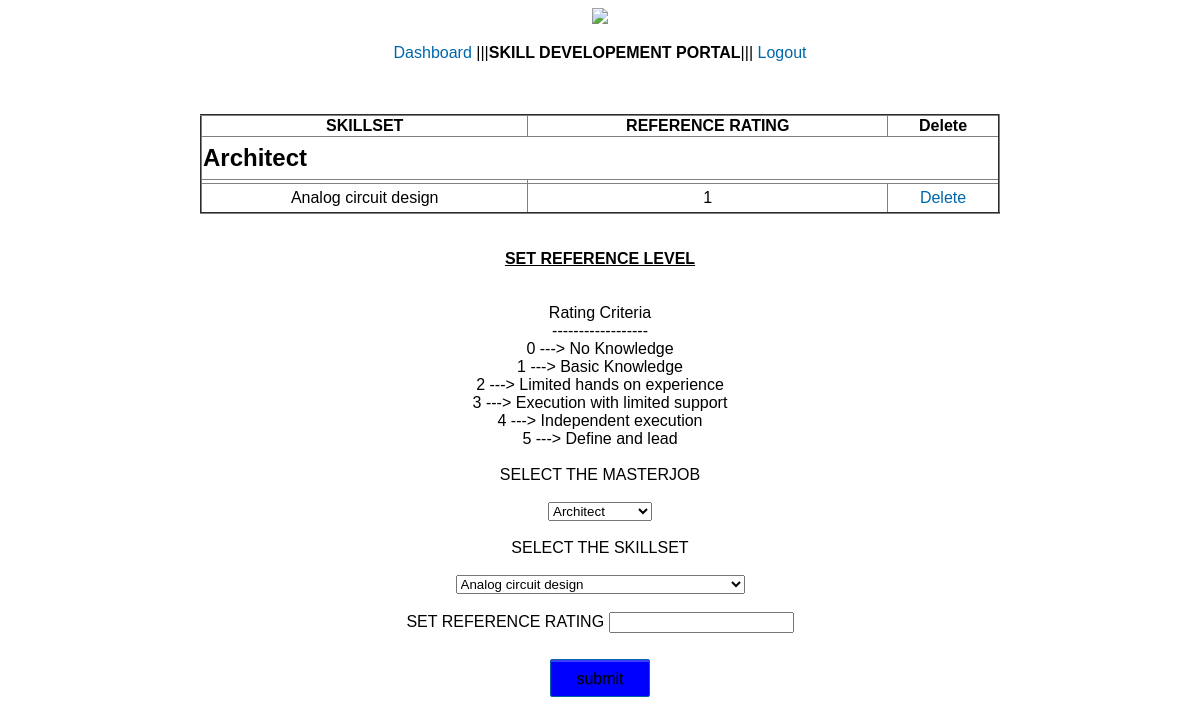
Screenshot of /setrefskill.php (signed in) with the database file from the repository.
### tables this page shows
CREATE TABLE `skillref` (
  `masterjob` varchar(50) NOT NULL,
  `skillset` varchar(100) NOT NULL,
  `rating` int(4) NOT NULL
);

### setrefskill.php (the view, shortened to what this page needs)
<?php
		$con = mysqli_connect("localhost","root","","portal");
		$status = "";
?>
<!DOCTYPE html>
<html>
<head>
<link rel="stylesheet" href="style.css" />
</head>
<body>
    <center><img src="/portal/images/contilogo.png"><p><a href="dashboard.php">Dashboard</a>
  |||<b>SKILL DEVELOPEMENT PORTAL</b>||| <a href="logout.php">Logout</a></p></center>
<br><br>
<center>
	<table width="800px" height="100px" border="2" style="border-collapse:collapse;">
<thead>
<tr>
<th><strong>SKILLSET</strong></th>
<th><strong>REFERENCE RATING</strong></th>
<th><strong>Delete</strong></th>
</tr>
</thead>
<tbody>
<?php
				$count=1;
				$sel_query="Select * from skillref ORDER BY masterjob;";
				$result = mysqli_query($con,$sel_query);
				$uni=array();
				while($row = mysqli_fetch_assoc($result)) {
				$uni[]=$row["masterjob"];}
				$mod=array_unique($uni);
		$sel_query2="Select * from skillref ORDER BY masterjob;";
		$result = mysqli_query($con,$sel_query2);
		$c=0;
		while($row = mysqli_fetch_assoc($result)) {?>
		<tr>
		<td  colspan="4"><b><font size=5><?php
		if(strcmp($mod[$c++], $row["masterjob"])==0)
		{echo $row["masterjob"];} ?>
		</b></font></td></tr>
		<td align="center">
		<tr>
		<font size=3>
		<td align="center"><?php echo $row["skillset"];  ?></td>
		<td align="center"><?php echo $row["rating"];  ?></td>
		<td align="center">
		<a href="deleteref2.php?skillset=<?php echo $row["skillset"]; ?>&masterjob=<?php echo $row["masterjob"]; ?>">Delete</a></td>
		</font>
		</td></tr>
		<?php $count++;} ?>
		</tbody>
</table>
<br>
<br>
<b><u>SET REFERENCE LEVEL</u></b><br><br>
<form name="form" method="post" action="">
	<br>
Rating Criteria	<br>
------------------<br>
0 --->  No Knowledge<br>
1 --->	Basic Knowledge<br>
2 --->	Limited hands on experience<br>
3 --->	Execution with limited support<br>
4 --->	Independent execution<br>
5 --->	Define and lead<br>
<br>
SELECT THE MASTERJOB<br><br>
		<?php
		$con = mysqli_connect("localhost","root","","portal");
		        $result = $con->query("SELECT masterjob from role");
		    echo "<select name='masterjob' id='masterjob' >";
		    while ($row = $result->fetch_assoc()) {
		        $masterjob = $row['masterjob'];
		        echo '<option value=" '.$masterjob.'"  >'.$masterjob.'</option>';
		    }
		    echo "</select>";
		?>
<br><br>
SELECT THE SKILLSET<br><br>
		<?php
				$con = mysqli_connect("localhost","root","","portal");
				        $result = $con->query("SELECT  skillset from skill order by module");
				    echo "<select name='skillset' id='skillset' >";
				    while ($row = $result->fetch_assoc())
				     {
				        $skillset = $row['skillset'];
				        echo '<option value=" '.$skillset.'"  >'.$skillset.'</option>';
				    }
				    echo "</select>";
		?>
<br><br>
SET REFERENCE RATING
<input type="number" name="rating">
<p><input name="submit" type="submit" value="submit" /></p>
</form>
<p style="color:#FF0000;"><?php echo $status; ?></p></center>
</body>
</html>

### style.css (style rules this page uses)
body { font-family:Arial, Sans-Serif; }
a { color:#0067ab; text-decoration:none; }
input[type='submit'] { padding: 10px 25px 8px; color: black; background-color: blue; text-shadow: rgba(0,0,0,0.24) 0 1px 0; font-size: 16px; box-shadow: rgba(255,255,255,0.24) 0 2px 0 0 inset,#fff 0 1px 0 0; border: 1px solid #0164a5; border-radius: 2px; margin-top: 10px; cursor:pointer; }

### rows the page displays
skillref: masterjob "Architect", skillset "Analog circuit design", rating "1"

### other values shown
form field masterjob "Architect"
form field skillset "Analog circuit design"
